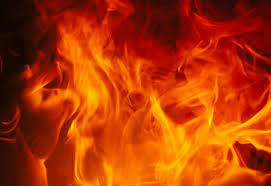
#> input picture training_data/red/images.jpg, 271 x 186 px; its folder holds only this picture in this run
$ python ColorClassifier.py
#> lines starting #> are read from the running program, lines starting #| are printed output that depends on the picture; long printed decimals are rounded
import os
import numpy as np
from PIL import Image, ImageDraw

def create_gradient_image(color1, color2, width, height):
    """Generate a horizontal gradient between two RGB tuples."""
    base = Image.new('RGB', (width, height), color1)
    top = Image.new('RGB', (width, height), color2)
    mask = Image.new('L', (width, height))
    mask_data = []
    for y in range(height):
        mask_data.extend([int(255 * (x / width)) for x in range(width)])  # horizontal gradient
    mask.putdata(mask_data)
    base.paste(top, (0, 0), mask)
    return base

def generate_and_classify_gradients(directory):
    colors = {
        'Red': [(255, 0, 0), (128, 0, 0)],
        'Green': [(0, 255, 0), (0, 128, 0)],
        'Blue': [(0, 0, 255), (0, 0, 128)]
    }
    for color_name, (color1, color2) in colors.items():
        for i in range(1, 4):  # Generate 3 images per color
            img = create_gradient_image(color1, color2, 100, 100)
            img_path = os.path.join(directory, color_name, f"{color_name}_gradient_{i}.png")
            os.makedirs(os.path.dirname(img_path), exist_ok=True)
            img.save(img_path)
            rgb_values = get_rgb(img_path)
            color_class = classify_image(rgb_values)
            color_counts[color_class] += 1
            print(f"Generated Image: {img_path}, RGB: {rgb_values}, Classified as: {color_class}")

def get_rgb(image_path):
    img = Image.open(image_path)
    img_array = np.array(img)
    average_color = np.mean(img_array[:, :, :3], axis=(0, 1))
    return average_color

def classify_image(rgb_values):
    r, g, b = rgb_values
    min_threshold = 50
    grey_scale_threshold = 15
    if max(abs(r - g), abs(r - b), abs(g - b)) < grey_scale_threshold:
        return 'Grey/Neutral'
    dominant_threshold = max(r, g, b) * 0.9
    if r > dominant_threshold and r > g + min_threshold and r > b + min_threshold:
        return 'Red'
    elif g > dominant_threshold and g > r + min_threshold and g > b + min_threshold:
        return 'Green'
    elif b > dominant_threshold and b > r + min_threshold and b > g + min_threshold:
        return 'Blue'
    if r > dominant_threshold and g > dominant_threshold:
        return 'Orange/Yellow (Red/Green Mix)'
    if r > dominant_threshold and b > dominant_threshold:
        return 'Purple (Red/Blue Mix)'
    if g > dominant_threshold and b > dominant_threshold:
        return 'Cyan (Green/Blue Mix)'
    return 'Unclassified'

def get_image_paths(directory):
    image_paths = []
    for root, dirs, files in os.walk(directory):
        for file in files:
            if file.lower().endswith((".jpg", ".png")):
                image_paths.append(os.path.join(root, file))
    return image_paths

def main(directory_path):
    global color_counts
    color_counts = {'Red': 0, 'Green': 0, 'Blue': 0, 'Grey/Neutral': 0,
                    'Orange/Yellow (Red/Green Mix)': 0, 'Purple (Red/Blue Mix)': 0,
                    'Cyan (Green/Blue Mix)': 0, 'Unclassified': 0}
    generate_and_classify_gradients(directory_path)  # Generate and classify synthetic images
#> in create_gradient_image, `base = Image.new('RGB', (width, height), color1)`:
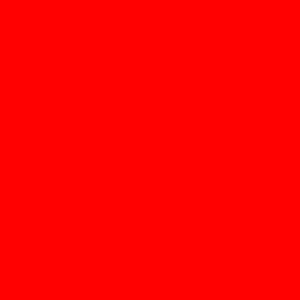
#> base: PIL image 100x100 RGB (shown 3 times larger); mean R, G, B 255, 0, 0
#> in create_gradient_image, `top = Image.new('RGB', (width, height), color2)`:
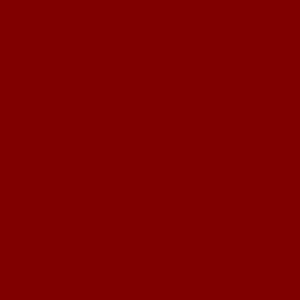
#> top: PIL image 100x100 RGB (shown 3 times larger); mean R, G, B 128, 0, 0
#> in create_gradient_image, `mask = Image.new('L', (width, height))`: mask: PIL image 100x100 L; every value is 0
#> in create_gradient_image, `mask.putdata(mask_data)`:
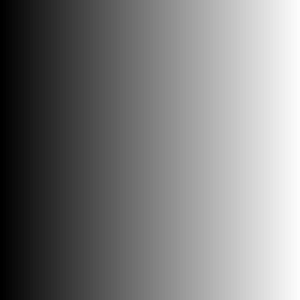
#> mask: PIL image 100x100 L (shown 3 times larger); min 0, max 252, mean 125.8
#> in create_gradient_image, `base.paste(top, (0, 0), mask)`:
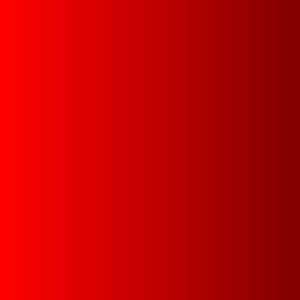
#> base: PIL image 100x100 RGB (shown 3 times larger); mean R, G, B 192.4, 0, 0
#> in get_rgb, `average_color = np.mean(img_array[:, :, :3], axis=(0, 1))`: average_color = [192.4, 0, 0]
#> in classify_image, `r, g, b = rgb_values`: r = 192.4; g = 0
#> in classify_image, `dominant_threshold = max(r, g, b) * 0.9`: dominant_threshold = 173.1
#> in generate_and_classify_gradients, `color_class = classify_image(rgb_values)`: color_class = 'Red'
#| Generated Image: ./training_data/Red/Red_gradient_1.png, RGB: [192.37   0.     0.  ], Classified as: Red
    image_paths = get_image_paths(directory_path)
    for image_path in image_paths:
        rgb_values = get_rgb(image_path)
#> in get_rgb, img is the input picture: PIL image 271x186 RGB; mean R, G, B 175.3, 54.5, 3.8
#> in get_rgb (call 10), `average_color = np.mean(img_array[:, :, :3], axis=(0, 1))`: average_color = [175.3, 54.53, 3.82]
#> rgb_values = [175.3, 54.53, 3.82]
        color_class = classify_image(rgb_values)
#> color_class = 'Red'
        color_counts[color_class] += 1
        print(f"Image: {image_path.split('/')[-1]}, RGB: {rgb_values}, Classified as: {color_class}")
#| Image: images.jpg, RGB: [175.285  54.529   3.821], Classified as: Red

    print("Color counts:", color_counts)
#| Color counts: {'Red': 4, 'Green': 3, 'Blue': 3, 'Grey/Neutral': 0, 'Orange/Yellow (Red/Green Mix)': 0, 'Purple (Red/Blue Mix)': 0, 'Cyan (Green/Blue Mix)': 0, 'Unclassified': 0}

if __name__ == '__main__':
    directory_path = "./training_data/"
    main(directory_path)
